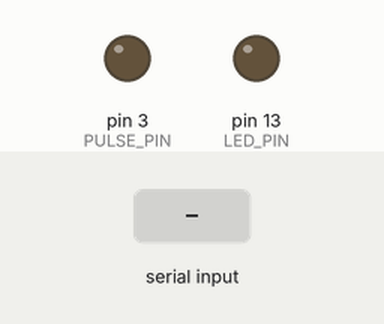
Recording of a sketch running on a simulated Arduino Uno, built with avr-gcc and run on an emulated ATmega328P. Shown: output pins drawn as LEDs (lit = HIGH). Dashed ring = blinking. The inputs (shaded band) are chosen by the test bench.

Above: at 1.2 s.
1.3 s: "s" received over Serial
At 2.1 s:
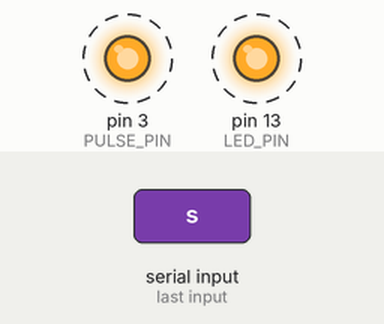
2.8 s: "e" received over Serial
At 3.6 s:
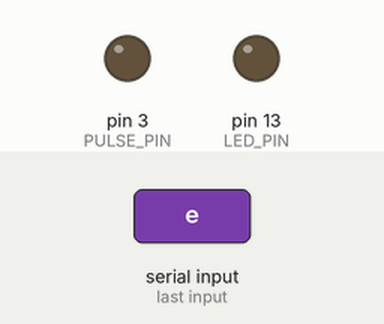
Timing chart, 0 to 5.8 s (numbered marks = the images above; inputs shaded):
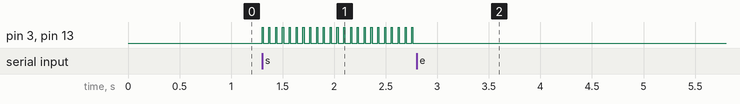

Measured:
- after the input at 1.3 s, pin 3 (PULSE_PIN), pin 13 (LED_PIN): alternates HIGH for 0.01 s and LOW for 0.06 s, starting at once
- after the input at 2.8 s, pin 3 (PULSE_PIN), pin 13 (LED_PIN): stops changing and stays LOW

The sketch:

trigger_camera.ino
```cpp
// ---------- Pin & timing configuration ----------
const int   PULSE_PIN       = 3;                // your trigger pin
const int LED_PIN = 13;                         // led pin for debugging
const unsigned long PULSE_WIDTH_MS = 10;       // pulse duration
const unsigned long PERIOD_MS      = 1000UL/15; // ~66 ms period for 15 Hz

// ---------- State variables ----------
bool running      = false;    // true once 's' received, false once 'e'
bool pulseActive  = false;    // are we currently driving the pin HIGH?
unsigned long lastPulseTime = 0; // timestamp when last pulse started
unsigned long pulseOnTime    = 0; // timestamp when pin was set HIGH

void setup() {
  pinMode(PULSE_PIN, OUTPUT);
  digitalWrite(PULSE_PIN, LOW);
  pinMode(LED_PIN, OUTPUT);
  digitalWrite(LED_PIN, LOW);
  Serial.begin(115200);
}

void loop() {
  unsigned long now = millis();

  // 1) Check for start/stop commands
  if (Serial.available() > 0) {
    char cmd = Serial.read();
    if (cmd == 's') {
      running = true;
      // schedule an immediate pulse on next iteration
      lastPulseTime = now - PERIOD_MS;
    }
    else if (cmd == 'e') {
      running     = false;
      pulseActive = false;
      digitalWrite(PULSE_PIN, LOW);
      digitalWrite(LED_PIN, LOW);
    }
    else if (cmd == 'i') {
      running = false;
      pulseActive = true;
      digitalWrite(PULSE_PIN, HIGH);
      digitalWrite(LED_PIN, HIGH);
      pulseOnTime = now;
      lastPulseTime =  now;
    }
  }

  // 2) If we’re in the middle of a pulse, see if it’s time to turn off
  if (pulseActive && now - pulseOnTime >= PULSE_WIDTH_MS) {
    digitalWrite(PULSE_PIN, LOW);
    digitalWrite(LED_PIN, LOW);
    pulseActive = false;
    // lastPulseTime remains the timestamp of when this pulse began
  }

  // 3) If not currently pulsing, and we're “running,” and period elapsed → start next pulse
  if (!pulseActive && running && now - lastPulseTime >= PERIOD_MS) {
    digitalWrite(PULSE_PIN, HIGH);
    digitalWrite(LED_PIN, HIGH);
    pulseOnTime    = now;
    lastPulseTime  = now;
    pulseActive    = true;
  }
}
```
